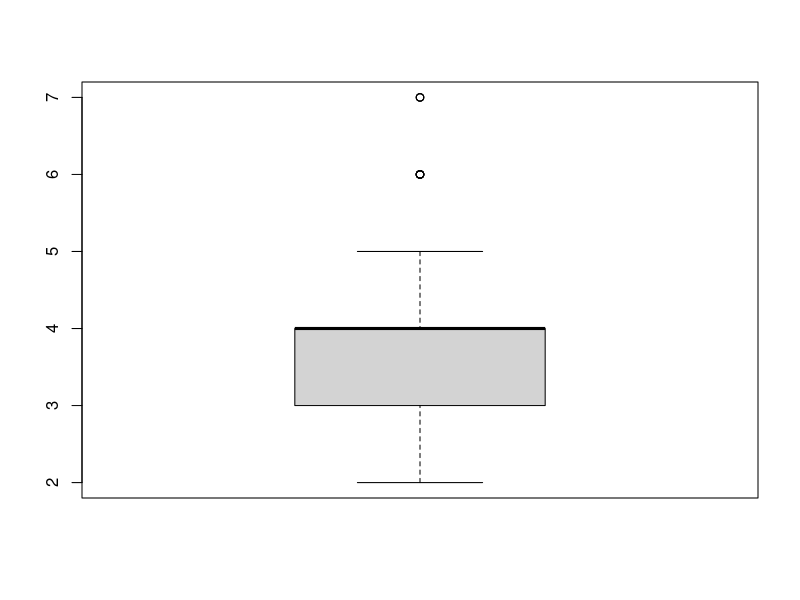
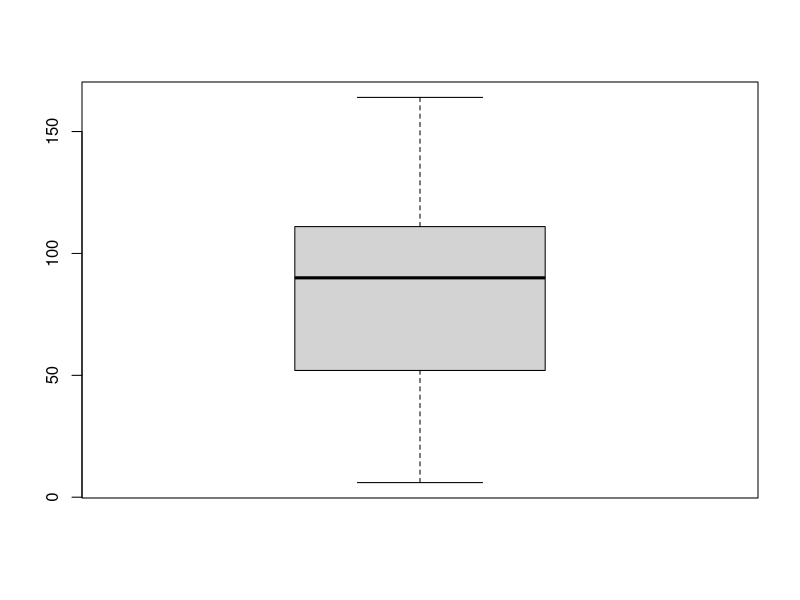
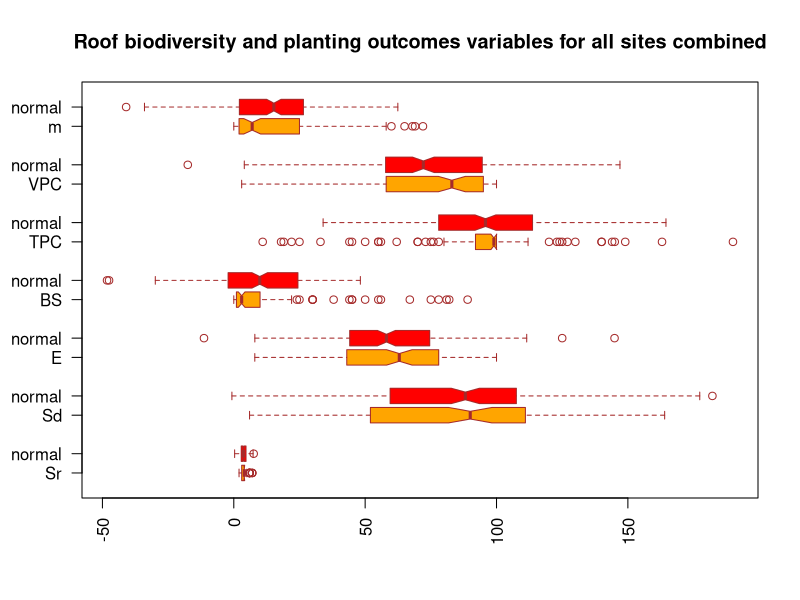

Reproduce these figures in R, in order. (Note: this script raises an error after producing the figures.)
codebook <- read.csv("green_roof_plants_codebook.csv")
data <- read.csv("green_roof_plants_data.csv")
data <- data.frame(data)
attach(data)
#Use a table and boxplots to describe the roof biodiversity
#and planting outcomes variables for all sites combined
#(i.e. not grouped by year, climate type, or other variables), 
#considering measures of center and spread.

boxplot(species_richness)
quantile(species_richness, probs = c(0, 0.25, 0.50, 0.75, 1))
boxplot(shannon_diversity)
quantile(shannon_diversity)

#roof biodiversity variables
species_richness_norm <- rnorm(200, mean=mean(species_richness, na.rm = TRUE), sd = sd(species_richness, na.rm = TRUE))
shannon_diversity_norm <- rnorm(200, mean=mean(shannon_diversity, na.rm = TRUE), sd = sd(shannon_diversity, na.rm = TRUE))
evenness_norm <- rnorm(200, mean = mean(evenness, na.rm = TRUE), sd = sd(evenness, na.rm = TRUE))
#planting outcomes variables
bare_substrate_norm <- rnorm(200, mean = mean(bare_substrate, na.rm = TRUE), sd = sd(bare_substrate, na.rm = TRUE))
total_plant_cover_norm <- rnorm(200, mean = mean(total_plant_cover, na.rm = TRUE), sd = sd(total_plant_cover, na.rm = TRUE))
vascular_plant_cover_norm <- rnorm(200, mean = mean(vascular_plant_cover, na.rm = TRUE), sd = sd(vascular_plant_cover, na.rm = TRUE))
moss_norm <- rnorm(200, mean = mean(moss, na.rm = TRUE), sd = sd(moss, na.rm = TRUE))

boxplot(species_richness, species_richness_norm, shannon_diversity, shannon_diversity_norm, evenness, evenness_norm,
        bare_substrate, bare_substrate_norm, total_plant_cover, total_plant_cover_norm, vascular_plant_cover,
        vascular_plant_cover_norm, moss, moss_norm,
        main = "Roof biodiversity and planting outcomes variables for all sites combined", 
        at = c(1,2,4,5,7,8,10,11,13,14,16,17,19,20), 
        names = c("Sr", "normal", "Sd", "normal", "E", "normal", "BS", "normal",
                  "TPC", "normal", "VPC", "normal", "m", "normal"), 
        las = 2,
        col = c("orange", "red"),
        border = "brown",
        horizontal = TRUE,
        notch = TRUE)
legend("topright", c("Species richness(SR)", "Shannon Diversity (SD)", 
                     "Evenness (E)", "Bare Substrate (BS)", 
                     "Total Plant Cover (TPC)", "Vascular plant cover (VPC)", "moss (Moss)"),
                      border = "black", fill = c("orange"),
                      c("Normal"),
                      border = "black",
                      fill = c("red"))
legend("rightbottom", c("Normal, Normal distribution with the same mean and standard deviation"),
       border = "black", fill = c("red"))


#How do measurements of planting outcomes differ between years? 
#Note: due to data collection challenges, the specific plots cannot be assumed to be the same across years.

#In order to compare in one boxplot, i reshape the data and extract data per year per variable

bs_2016 <- bare_substrate[year == 2016] #bs is bare_substrate
bs_2017 <- bare_substrate[year == 2017]
tpc_2016 <- total_plant_cover[year == 2016] #tpc is total plant cover
tpc_2017 <- total_plant_cover[year == 2017]
vpc_2016 <- vascular_plant_cover[year == 2016] #vpc is vascular plant cover
vpc_2017 <- vascular_plant_cover[year == 2017]
moss_2016 <- moss[year == 2016]
moss_2017 <- moss[year == 2017]

boxplot(bs_2016, bs_2017, tpc_2016, tpc_2017, vpc_2016, vpc_2017, moss_2016, moss_2017,
        main = "Planting outcome variables for each year",
        at = c(1,2,4,5,7,8,10,11),
        names = c("BS 2016", "Bs 2017", 
                  "TPC 2016", "TPC 2017",
                  "VPC 2016", "VPC 2017",
                  "Moss 2016", "Moss 2017"),
        xlab = "year",
        col = c("orange", "orange", "red", "red", "blue", "blue", "green", "green"),
        border = "black")
legend("topright", c("Bare Substrate (BS)", "Total Plant Cover (TPC)", 
                     "Vascular plant cover (VPC)", "Moss (Moss)"),
       border = "black",
       fill = c("orange", "red", "blue", "green"))

boxplot(bare_substrate~year,
        data=data,
        main = "bare_substrate for each year",
        xlab = "Year",
        ylab = "Percenßtage of Bare substrate",
        col = "orange",
        border = "brown")

boxplot(bare_substrate~year, total_plant_cover~year, vascular_plant_cover~year, moss~year,
         main = "Planting outcome variables for each year",
         at = c(1,2,3,4),
         names = c("Bare substrate (%)", "Total plant cover (%)",
                   "Vascular plant cover (%)", "Moss cover ('%)",),
         xlab = "Year",
         col = c("orange", "red"),
         border = "black",
         fill = c("red")
         )





#normality
shapiro.test(data$total_plant_cover[data$year == 2016])
shapiro.test(data$total_plant_cover[data$year == 2017])
#Q-Q plot
qqnorm(data$total_plant_cover[year == 2016], main = 'qq plot normality total plant cover 2016', col = 'blue')
qqline(data$total_plant_cover[year == 2016], col = 'red')
qqnorm(data$total_plant_cover[year == 2017], main = 'qq plot normality total plant cover 2017', col = 'blue')
qqline(data$total_plant_cover[year == 2017], col = 'red')

#Wilcoxn signed rank
length(total_plant_cover[year == 2016])
length(total_plant_cover[year == 2017])
tpc_2016 <- na.omit(total_plant_cover[year == 2016])
tpc_2017 <- na.omit(total_plant_cover[year == 2017])
min_length <- min(length(tpc_2016), length(tpc_2017))
tpc_2016 <- tpc_2016[1:min_length]
tpc_2017 <- tpc_2017[1:min_length]
paired_wilcox <- wilcox.test(tpc_2017, tpc_2016, mu = 0, var.equal = TRUE, paired = FALSE, alternative = "two.sided" )
paired_wilcox

#normality
shapiro.test(data$vascular_plant_cover[data$year == 2016])
shapiro.test(data$vascular_plant_cover[data$year == 2017])

#Q-Q plot
qqnorm(data$vascular_plant_cover[year == 2016], main = 'qq plot normality vascular plant cover 2016', col = 'blue')
qqline(data$vascular_plant_cover[year == 2016], col = 'red')
qqnorm(data$vascular_plant_cover[year == 2017], main = 'qq plot normality vascular plant cover 2017', col = 'blue')
qqline(data$vascular_plant_cover[year == 2017], col = 'red')

#wilcoxon signed rank
length(vascular_plant_cover[year == 2016])
length(vascular_plant_cover[year == 2017])
vpc_2016 <- na.omit(vascular_plant_cover[year == 2016])
vpc_2017 <- na.omit(vascular_plant_cover[year == 2017])
min_length <- min(length(vpc_2016), length(vpc_2017))
vpc_2016 <- vpc_2016[1:min_length]
vpc_2017 <- vpc_2017[1:min_length]
paired_wilcox <- wilcox.test(vpc_2017, vpc_2016, mu = 0, var.equal = TRUE, paired = FALSE, alternative = "two.sided")
paired_wilcox

#Normality
shapiro.test(data$moss[data$year == 2016])
shapiro.test(data$moss[data$year == 2017])

#Q-Q plot
qqnorm(data$moss[year == 2016], main = 'qq plot normality moss 2016', col = 'blue')
qqline(data$moss[year == 2016], col = 'red')
qqnorm(data$moss[year == 2017], main = 'qq plot normality moss 2017', col = 'blue')
qqline(data$moss[year == 2017], col = 'red')

#Wilcoxon signed rank 
length(moss[year == 2016])
length(moss[year == 2017])
moss_2016 <- na.omit(moss[year == 2016])
moss_2017 <- na.omit(moss[year == 2017])
min_length <- min(length(moss_2016), length(moss_2017))
moss_2016 <- moss_2016[1:min_length]
moss_2017 <- moss_2017[1:min_length]
paired_wilcox <- wilcox.test(moss_2017, moss_2016, mu = 0, var.equal = TRUE, paired = FALSE, alternative = "two.sided")
paired_wilcox


#How do measurements of roof biodiversity differ across both climate types (variable koppen_climate) and years?
bartlett.test(species_richness ~ interaction(koppen_climate, year), data = data)
year_factor <- as.factor(data$year)
koppen_factor <- as.factor(data$koppen_climate)
two.anova <- aov(species_richness ~koppen_factor * year_factor, data = data)
summary(two.anova)
ggline(data, x = "Koppen_climate", y = "species_richness", color = 'year', add = c("mean_se", "dotplot"),
       palette = c("green", "yellow"), ylab = "species richness", xlab = "climate type")
TukeyHSD(two.anova, conf.level = .95)
plot(TukeyHSD(two.anova, conf.level = .95), las = 2)

bartlett.test(shannon_diversity ~ interaction(koppen_climate, year), data = data)
two.anova <- aov(shannon_diversity ~ koppen_climate * year, data = data)
summary(two.anova)
residual <- residuals(two.anova)
shapiro.test(residual)
friedman.test(shannon_diversity ~ koppen_factor | year_factor, data = data)

bartlett.test(evenn ~ interaction(koppen_climate, year), data = data)
two.anova <- aov(shannon_diversity ~ koppen_climate * year, data = data)
summary(two.anova)
residual <- residuals(two.anova)
shapiro.test(residual)
